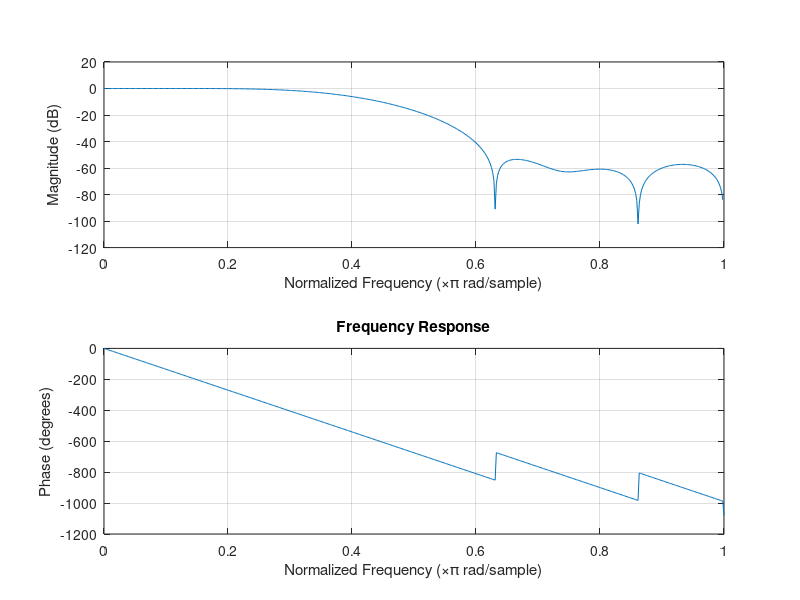
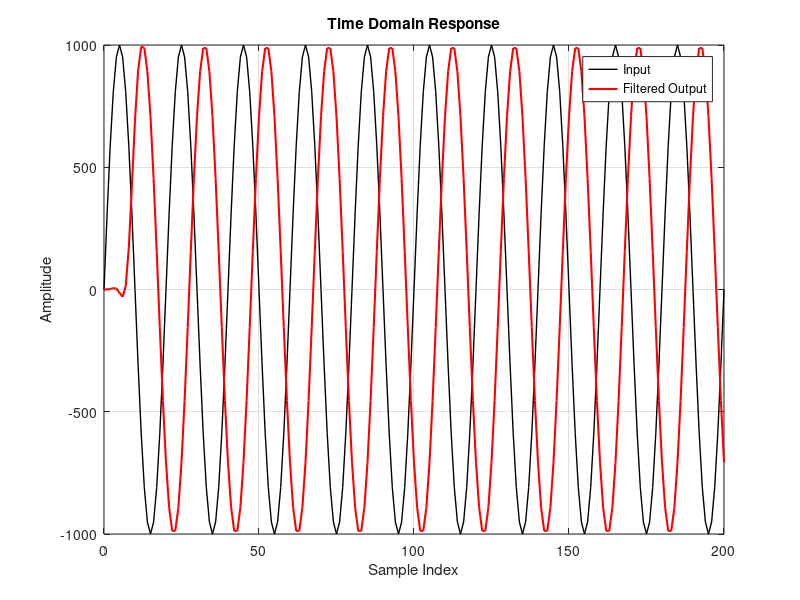
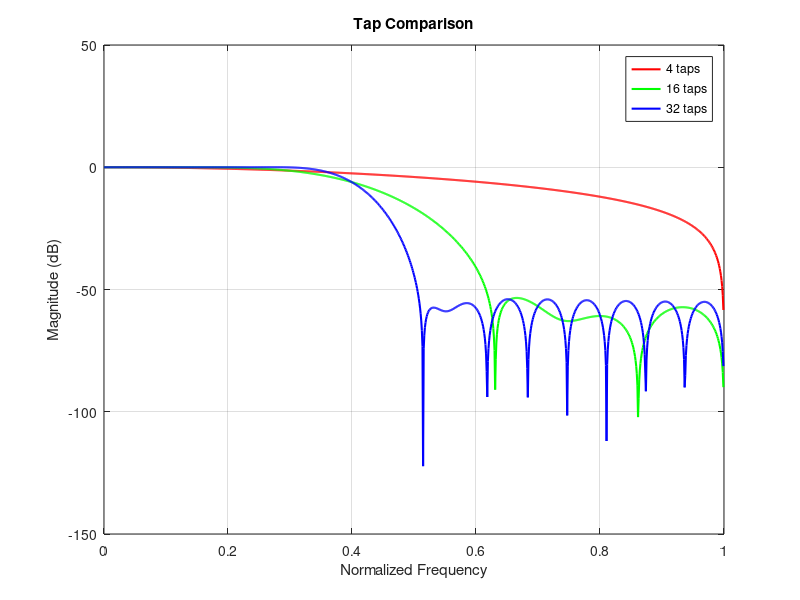
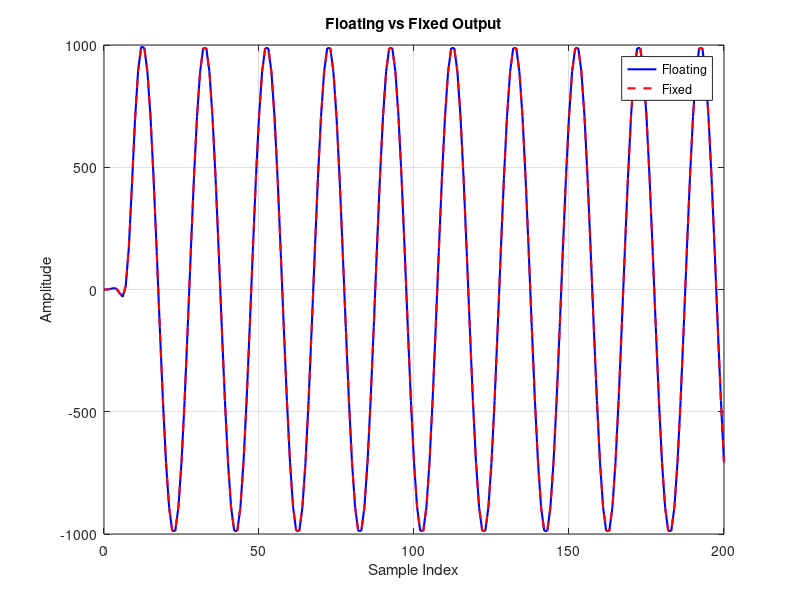

The MATLAB script that drew these images, in order:
clc; clear; close all;

%% ================= FIR DESIGN =================
N = 15;                 % 16 taps
fc = 0.4;
b = fir1(N, fc);

%% ================= INPUT (MATCH VIVADO) =================
n = 0:200;

% SAME as Verilog: temp = 1000*sin(...)
x = 1000*sin(2*pi*0.05*n);

%% ================= FLOATING OUTPUT =================
y = filter(b, 1, x);

%% ================= FREQUENCY RESPONSE =================
figure;
freqz(b);
title('Frequency Response');
set(gcf,'Color','w');

%% ================= TIME DOMAIN =================
figure;
plot(n, x, 'k', 'LineWidth', 1); hold on;
plot(n, y, 'r', 'LineWidth', 1.5);
legend('Input','Filtered Output');
title('Time Domain Response');
xlabel('Sample Index');
ylabel('Amplitude');
grid on;
set(gcf,'Color','w');

%% ================= TAP COMPARISON =================
b4  = fir1(3, fc);
b16 = fir1(15, fc);
b32 = fir1(31, fc);

[H4, w]  = freqz(b4, 1, 1024);
[H16, ~] = freqz(b16, 1, 1024);
[H32, ~] = freqz(b32, 1, 1024);

figure;
plot(w/pi, 20*log10(abs(H4)), 'r', 'LineWidth', 1.5); hold on;
plot(w/pi, 20*log10(abs(H16)), 'g', 'LineWidth', 1.5);
plot(w/pi, 20*log10(abs(H32)), 'b', 'LineWidth', 1.5);

xlabel('Normalized Frequency');
ylabel('Magnitude (dB)');
legend('4 taps','16 taps','32 taps');
title('Tap Comparison');
grid on;
set(gcf,'Color','w');

%% ================= FIXED-POINT =================
b_fixed = round(b * 2^15) / 2^15;

y_fixed = filter(b_fixed, 1, x);

%% ================= OUTPUT COMPARISON =================
figure;
plot(n, y, 'b', 'LineWidth', 1.5); hold on;
plot(n, y_fixed, 'r--', 'LineWidth', 1.5);
legend('Floating','Fixed');
title('Floating vs Fixed Output');
xlabel('Sample Index');
ylabel('Amplitude');
grid on;
set(gcf,'Color','w');

%% ================= COEFFICIENT COMPARISON =================
figure;
stem(b, 'b', 'LineWidth', 1.2); hold on;
stem(b_fixed, 'r--', 'LineWidth', 1.2);
legend('Floating','Fixed');
title('Coefficient Comparison');
grid on;
set(gcf,'Color','w');

%% ================= QUANTIZATION ERROR =================
error = y - y_fixed;

figure;
subplot(2,1,1)
plot(n, error, 'b', 'LineWidth', 2);
title('Quantization Error');
xlabel('Sample Index');
ylabel('Error');
grid on;

subplot(2,1,2)
plot(n, error*1000, 'r', 'LineWidth', 2);
title('Scaled Error (×1000)');
xlabel('Sample Index');
ylabel('Error');
grid on;

set(gcf,'Color','w');

%% ================= SAVE FIGURES =================
exportgraphics(figure(1), 'freq_response.png', 'Resolution', 300);
exportgraphics(figure(2), 'time_response.png', 'Resolution', 300);
exportgraphics(figure(3), 'tap_comparison.png', 'Resolution', 300);
exportgraphics(figure(4), 'output_comparison.png', 'Resolution', 300);
exportgraphics(figure(5), 'coeff_comparison.png', 'Resolution', 300);
exportgraphics(figure(6), 'error_plot.png', 'Resolution', 300);

disp('All plots generated with SAME input as Vivado!');
